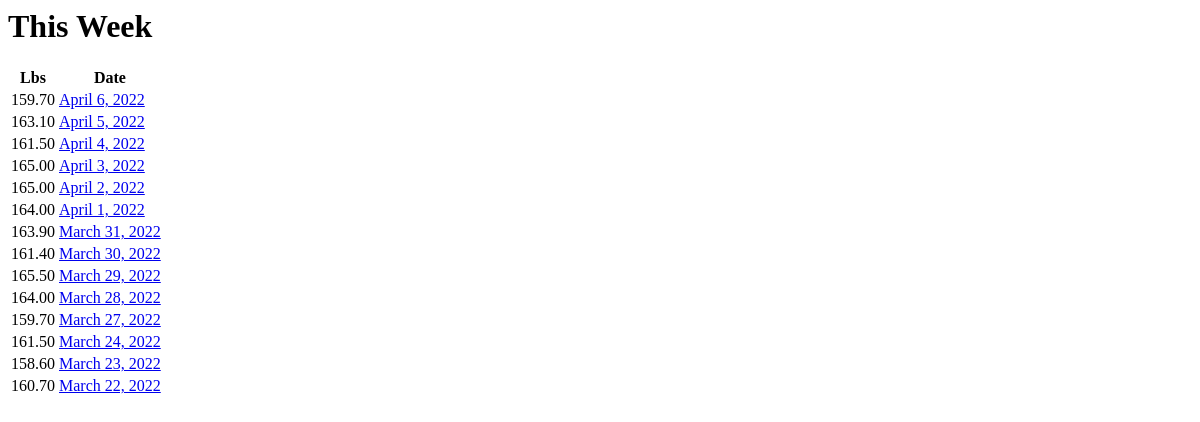
The app's page /dashboard/weights_summary (signed in), older data.
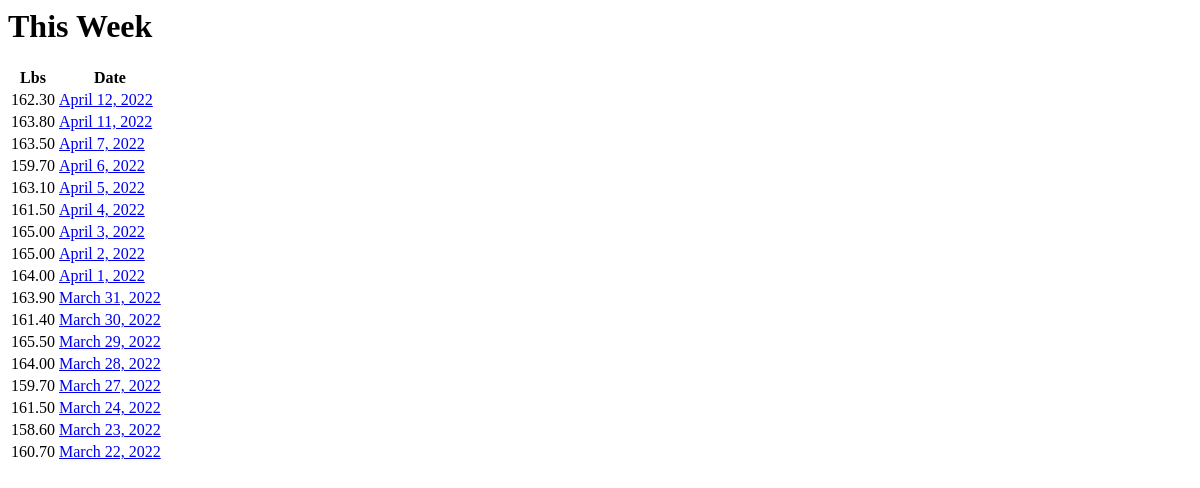
The same page, newer data.
### dashboard/models.py (models this page shows, shortened)
class Weight(FitnessModel):
    lbs = models.DecimalField(decimal_places=2, max_digits=5)
    entry_date = models.DateTimeField(null=True)
    profile = models.ForeignKey(
        Profile, on_delete=models.CASCADE, related_name="weights"
    )
    class Meta:
        constraints = [
            models.UniqueConstraint(
                fields=["entry_date", "profile"],
                name="unique_weight_by_day_for_user_profile",
            )
        ]

### dashboard/views.py (the view)
# urls.py: path("weights_summary", views.WeightsView.as_view(), name="weights_summary"),
class WeightsView(SecureView):
    def get(self, request):
        weights = Weight.objects.order_by("-entry_date").all()
        chart = [[x.entry_date, x.lbs] for x in weights]
        context = {"weights": weights, "chart": chart}
        return render(request, "dashboard/weights/_summary.html", context)

### dashboard/templates/dashboard/weights/_summary.html (shortened to what this page needs)
<h1>This Week</h1>
<table class="table">
  <thead>
      <tr>
        <th>Lbs</th>
        <th>Date</th>
      </tr>
  </thead>
  {% for weight in weights %}
  <tr>
    <td>{{ weight.lbs }}</td>
    <td><a href="{% url 'dashboard:weight' weight.id %}">{{ weight.entry_date |date }}</a></td>
  </tr>
  {% endfor %}
</table>

Row changes from the older to the newer data that the page shows:
added Weight: lbs "162.30", entry_date "April 12, 2022"
added Weight: lbs "163.80", entry_date "April 11, 2022"
added Weight: lbs "163.50", entry_date "April 7, 2022"
